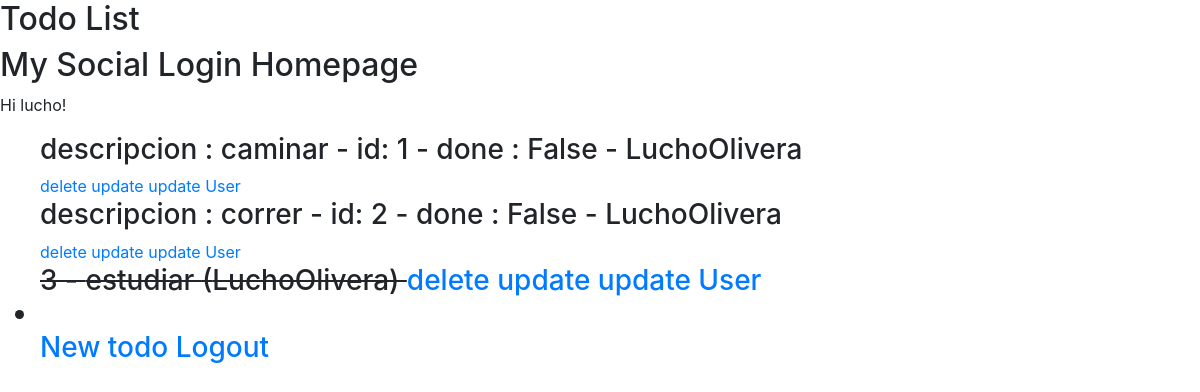
The app's page / (signed in) with its own data.
### todolist_app/models.py (models this page shows, shortened)
class TodoList(models.Model):
    descripcion = models.CharField(max_length=100, help_text='Description todo', unique=True)
    done = models.BooleanField(default=True)
    priority = models.ForeignKey(Priority ,on_delete = models.CASCADE)
    user = models.ForeignKey(
        settings.AUTH_USER_MODEL,
        on_delete=models.CASCADE,
        default=None,
        null=True,
    )

### todolist_app/views.py (the view)
# urls.py: path('', TodoListView.as_view() , name='todolist_view'),
class TodoListView(generic.ListView):
    model = TodoList
    context_object_name = "obj"
    fields = '__all__'
    success_url = reverse_lazy('todolist_app:todolist_view')

### todolist_app/templates/todolist_app/todolist_list.html (shortened to what this page needs)
{% load bootstrap4 %}
{% bootstrap_css %}
<!doctype html>
<html lang="en">
<head>
</head>
<body>
    <h2>Todo List</h2>
    {% block content %}
    <h2>My Social Login Homepage</h2>
    <p>Hi {{ user.username }}!</p>
    {% endblock %}
    <form method="GET">
    <ul>
        {% if not obj %}
            <li>not todo</li>
        {% else %}
                {% for item in obj %}
                    {% if item.done == True %}
                    <h3><strike>{{ item.id }} - {{ item.descripcion }} ({{ item.user}}) </strike>
                    <a href="{% url 'todolist_app:todo_delete' item.id %}">delete</a>
                    <a href="{% url 'todolist_app:todo_update' item.id %}">update</a>
                    <a href="{% url 'todolist_app:user_update' item.id %}">update User</a>
                    {% else %}
                    <h3>descripcion : {{ item.descripcion }} - id: {{ item.id }} - done : {{ item.done }} - {{ item.user }}</h3>
                    <a href="{% url 'todolist_app:todo_delete' item.id %}">delete</a>
                    <a href="{% url 'todolist_app:todo_update' item.id %}">update</a>
                    <a href="{% url 'todolist_app:user_update' item.id %}">update User</a>
                    {% endif %}
                {% endfor %}
        {% endif %}
        <li></li>
            <a href="{% url 'todolist_app:todo_form' %}">New todo</a>
            <a href="{% url 'logout'%}">Logout</a>
        </ul>
    </form>
</body>
</html>

### records on screen
TodoList: descripcion "caminar", id "1", done "False", user "LuchoOlivera"
TodoList: descripcion "correr", id "2", done "False", user "LuchoOlivera"
TodoList: id "3", descripcion "estudiar", user "LuchoOlivera"

### other values on screen
{{ user.username }} "lucho"
